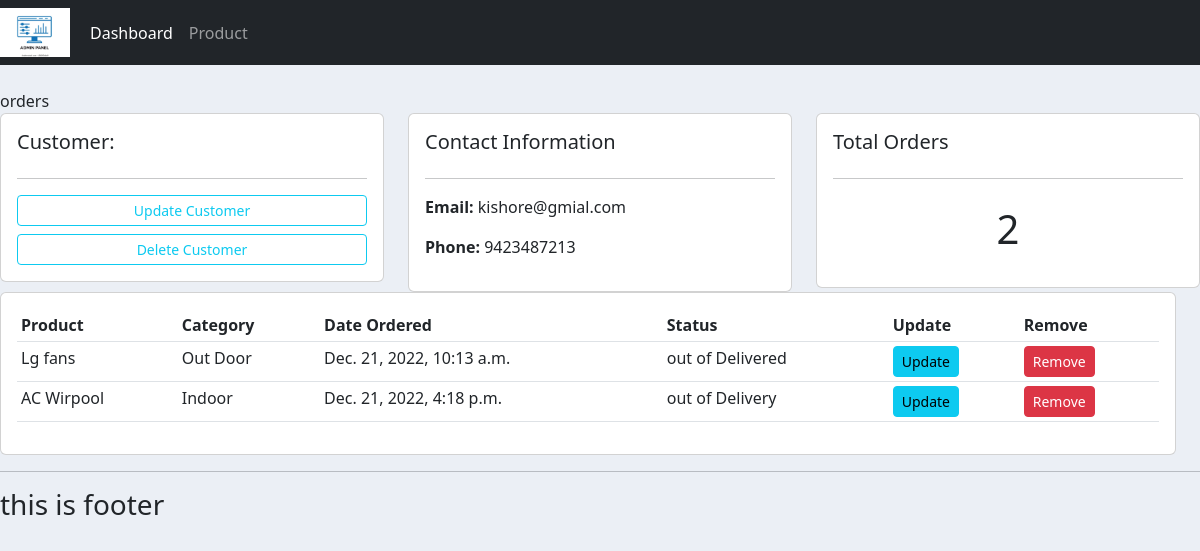
The app's page /customer/2/ with its own data.
### accounts/models.py (models this page shows, shortened)
class Customer(models.Model):
    name = models.CharField(max_length=200,null=True)
    phone = models.CharField(max_length=200,null=True)
    email = models.CharField(max_length=200,null=True)
    date_created = models.DateTimeField(auto_now_add=True , null=True)

class Order(models.Model):
    STATUS = (('Pending','Pending'),
              ('out of Delivery','out of Delivery'),
              ('Delivered' , 'Delivered'))
    customer = models.ForeignKey(Customer,null=True , on_delete= models.SET_NULL)
    product = models.ForeignKey(Product,null=True,on_delete = models.SET_NULL)
    date_created = models.DateTimeField(auto_now_add=True, null=True)
    status = models.CharField(max_length=200,null=True,choices = STATUS)

class Product(models.Model):
    CATEGORY = ( ('Indoor','Indoor') ,
                 ('Out Door' , 'Out Door'))
    name = models.CharField(max_length=200,null=True)
    price =  models.FloatField(null=True)
    category = models.CharField(max_length=200,null=True,choices = CATEGORY)
    description = models.CharField(max_length=200,null=True,blank=True)
    date_created = models.DateTimeField(auto_now_add=True,null=True)
    tags = models.ManyToManyField(Tag)

### accounts/views.py (the view)
# urls.py: path('customer/<str:pk_test>/', views.customer , name = "customer"),
def customer(request ,pk_test):
    try:
        customer = Customer.objects.get(id = pk_test)
        orders = customer.order_set.all()
        orders_count = orders.count()
        context ={'customer' : customer ,'orders' : orders , 'orders_count' :orders_count }
        return render(request,"accounts/customer.html" ,context)
    except Exception as e:
        print(e)

### accounts/templates/accounts/customer.html
{% extends 'accounts/main.html' %}
{% block content %}
    <br>orders
    <div class="row">
       <div class="col-md">
           <div class="card card-body">
               <h5>Customer:</h5>
               <hr>
               <a class="btn btn-outline-info btn-sm btn-block" href="">Update Customer</a>
               <a class="btn btn-outline-info btn-sm btn-block mt-2" href="">Delete Customer</a>
           </div>
       </div>
        <div class="col-md">
           <div class="card card-body">
               <h5>Contact Information</h5>
               <hr>
               <p><b> Email: </b> {{ customer.email }} </p>
               <p><b> Phone: </b> {{ customer.phone }} </p>
           </div>
       </div>
        <div class="col-md">
           <div class="card card-body">
               <h5>Total Orders</h5>
               <hr>
                <h1 style="text-align: center;padding :10px "> {{ orders_count }}</h1>
           </div>
       </div>
        <div class="row">
            <div class="col-md">
                <div class="card card-body">
                    <table class="table table-sm">
                        <tr>
                            <th>Product</th>
                            <th>Category</th>
                            <th>Date Ordered</th>
                            <th>Status</th>
                            <th>Update</th>
                            <th>Remove</th>
                        </tr>
                        {%for order in orders %}
                            <tr>
                                <td> {{ order.product.name }}</td>
                                <td> {{ order.product.category }} </td>
                                <td> {{ order.date_created }} </td>
                                <td> {{ order.status }} </td>
                                <td> <a href="" class="btn btn-sm btn-info" >Update</a>  </td>
                                <td> <a href="" class="btn btn-sm btn-danger" >Remove</a>  </td>
                            </tr>
                         {% endfor %}
                    </table>
                </div>
            </div>
        </div>
    </div>
{% endblock content %}

### static/css/main.css (style rules this page uses)
body { background-color : #ebeff5; }

### records on screen
Customer: email "kishore@gmial.com", phone "9423487213"
Order: product.name "Lg fans", product.category "Out Door", date_created "Dec. 21, 2022, 10:13 a.m.", status "out of Delivered"
Order: product.name "AC Wirpool", product.category "Indoor", date_created "Dec. 21, 2022, 4:18 p.m.", status "out of Delivery"

### other values on screen
{{ orders_count }} "2"
